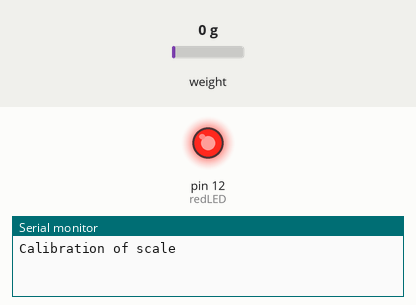
A sketch run on a simulated Arduino Uno, built with avr-gcc and run on an emulated ATmega328P. Parts: output pins drawn as LEDs (lit = HIGH), the last lines printed to the serial monitor. The test bench sets the inputs (shaded band); at power-on: weight on the scale 0 g.

Above: at 1.1 s.
At 3.8 s:
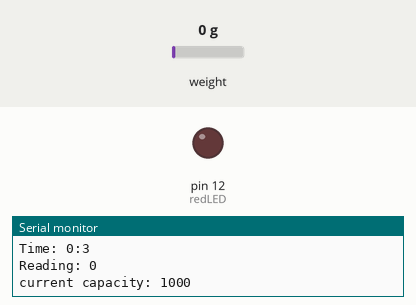
3.9 s: weight on the scale set to 100 g
Timing chart, 0 to 6.9 s (numbered marks = the images above; inputs shaded):
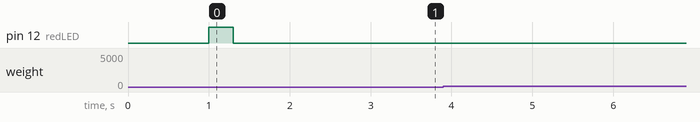

The sketch:

scale_firmware.ino
```cpp
// Time - Version: Latest
#include <Time.h>
#include <TimeLib.h>

// HX711 - Version: Latest
#include <HX711.h>

HX711 scale;
#define DOUT A0
#define CLK A1
#define redLED 12
#define redLedOn digitalWrite(redLED, HIGH)
#define redLedOff digitalWrite(redLED, LOW)

const long maxCapacity = 1000; //Weight that can be removed
long currentCapacity;
long lastReading;
int lastMinute;
long reading;
time_t t = now();

void setup() {
  Serial.begin(9600);
  Serial.println("Calibration of scale");
  pinMode(redLED, OUTPUT);
  scale.begin(DOUT, CLK);
  scale.set_scale(-26.48); //Calibration factor -25442 / 961
  scale.tare();
  ledBlink(1, 300);
  currentCapacity = maxCapacity;
  lastReading = getReading();
  lastMinute = 0;
  Serial.println("Done");
}

void loop() {

  reading = getReading();

  if(reading < lastReading){
    long diff = lastReading-reading;
    currentCapacity -= diff;
    lastReading = reading;
  }
  if(reading > lastReading){
    Serial.println("--Weight added--");
    scale.tare();
    lastReading = 0;
  }


  if(hasOneMinutePassed()) {
    Serial.println("--New minute--");
    if(currentCapacity < maxCapacity){
      currentCapacity += 50;
    }
    if(currentCapacity > maxCapacity){
      currentCapacity = maxCapacity;
    }
  }

  if(currentCapacity < 300){
    ledBlink(1, 200);
    Serial.println("--Warning, Capacity--");
  }

  Serial.print("Reading: ");
  Serial.println(reading);
  Serial.print("current capacity: ");
  Serial.println(currentCapacity);

}

boolean hasOneMinutePassed(){
  t = now();
  Serial.print("Time: ");
  Serial.print(minute(t));
  Serial.print(":");
  Serial.println(second(t));

  if(lastMinute != minute(t)){
    lastMinute = minute(t);
    return true;
  }
  return false;
}

void ledBlink(int blinkNr, int delaytime){

  for (int i = 0; i < blinkNr; i++){
    redLedOn;
    delay(delaytime);
    redLedOff;
    delay(delaytime);
  }
}

long getReading(){
  return 10*((long)scale.get_units(10)/10);
}
```
